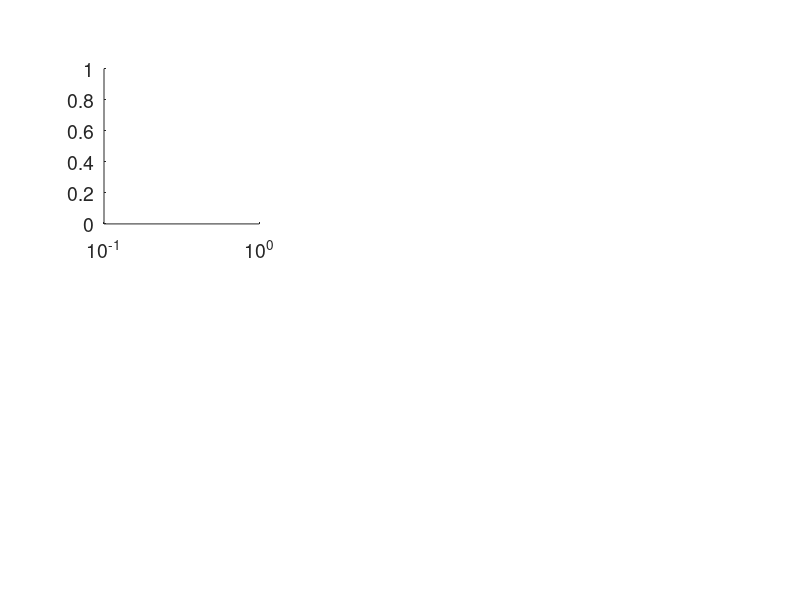

Write MATLAB code to recreate this figure. (Note: this script raises an error after producing the figure.)
% Andrew Stannard
clear variables; close all;

CBP = [0 114 187; 241 90 35; 0 168 117; 235 222 58; ...
    219 111 171; 248 147 29; 1 186 242; 189 190 192]/255;

Mg = [1 2 5 10 20 50 100 200];
Mg_F_mean_DA_hetero = [218058 214644 210761 202770 191970 167039 136392 ...
    112864];
Mg_F_se_DA_hetero = [3495 3587 3961 3858 4304 6328 7461 8052];
Mg_F_mean_DO_hetero = [215885 215079 210902 204138 201203 194804 185947 ...
    179816];
Mg_F_se_DO_hetero = [4109 3625 5587 3439 2014 1869 3840 2703];
Mg_F_mean_DA_homo = [218875 212285 209379 200676 184169 146206 111582 ...
    86028];
Mg_F_se_DA_homo = [368 1942 1615 2012 2883 2720 2891 2972];
Mg_F_mean_DO_homo = [218282 214914 211939 206603 201017 191619 184452 ...
    175872];
Mg_F_se_DO_homo = [2440 3010 3185 2935 3034 3036 2498 1423];

Ca = [1 2 5 10 20 50 100 200];
Ca_F_mean_DA_hetero = [218572 211197 203984 196579 173230 136341 99327 ...
    79091];
Ca_F_se_DA_hetero = [2194 2581 4279 2982 5031 3202 3140 7359];
Ca_F_mean_DO_hetero = [216339 212688 205362 200037 190685 184408 171954 ...
    165977];
Ca_F_se_DO_hetero = [1316 770 1638 909 1044 385 3847 1999];
Ca_F_mean_DA_homo = [215040 209160 199521 186803 159749 108785 75401 ...
    56696];
Ca_F_se_DA_homo = [4059 3829 3652 2798 2492 3520 3703 3720];
Ca_F_mean_DO_homo = [214777 210928 203627 197211 189504 181470 172373 ...
    164899];
Ca_F_se_DO_homo = [3473 3855 3909 3814 3360 3185 3388 2453];

subplot(231)
set(gca, 'FontSize', 14, 'XScale', 'log'); hold on; axis square;
errorbar(Mg, Mg_F_mean_DA_hetero, Mg_F_se_DA_hetero, ...
    'Color', CBP(3, :), 'LineWidth', 2);
plot(Mg, Mg_F_mean_DA_hetero, '^', 'MarkerEdgeColor', [0 0 0], ...
    'MarkerSize', 10, 'MarkerFaceColor', CBP(3, :));
errorbar(Mg, Mg_F_mean_DO_hetero, Mg_F_se_DO_hetero, ...
    'Color', CBP(3, :), 'LineWidth', 2);
plot(Mg, Mg_F_mean_DO_hetero, 's', 'MarkerEdgeColor', [0 0 0], ...
    'MarkerSize', 10, 'MarkerFaceColor', CBP(3, :));
errorbar(Mg, Mg_F_mean_DA_homo, Mg_F_se_DA_homo, ...
    'Color', CBP(7, :), 'LineWidth', 2);
plot(Mg, Mg_F_mean_DA_homo, '^', 'MarkerEdgeColor', [0 0 0], ...
    'MarkerSize', 10, 'MarkerFaceColor', CBP(7, :));
errorbar(Mg, Mg_F_mean_DO_homo, Mg_F_se_DO_homo, ...
    'Color', CBP(7, :), 'LineWidth', 2);
plot(Mg, Mg_F_mean_DO_homo, 's', 'MarkerEdgeColor', [0 0 0], ...
    'MarkerSize', 10, 'MarkerFaceColor', CBP(7, :));
ylabel('Fluorescence (a.u.)'); xlabel('[Mg^{2+}] (mM)');
xticks([1 10 100]); xticklabels({'1', '10', '100'});
xlim([0.5 400]); ylim([36197 237545]);

subplot(232)
set(gca, 'FontSize', 14, 'XScale', 'log'); hold on; axis square;
errorbar(Ca, Ca_F_mean_DA_hetero, Ca_F_se_DA_hetero, ...
    'Color', CBP(4, :), 'LineWidth', 2);
plot(Ca, Ca_F_mean_DA_hetero, 'v', 'MarkerEdgeColor', [0 0 0], ...
    'MarkerSize', 10, 'MarkerFaceColor', CBP(4, :));
errorbar(Ca, Ca_F_mean_DO_hetero, Ca_F_se_DO_hetero, ...
    'Color', CBP(4, :), 'LineWidth', 2);
plot(Ca, Ca_F_mean_DO_hetero, 's', 'MarkerEdgeColor', [0 0 0], ...
    'MarkerSize', 10, 'MarkerFaceColor', CBP(4, :));
errorbar(Ca, Ca_F_mean_DA_homo, Ca_F_se_DA_homo, ...
    'Color', CBP(6, :), 'LineWidth', 2);
plot(Ca, Ca_F_mean_DA_homo, 'v', 'MarkerEdgeColor', [0 0 0], ...
    'MarkerSize', 10, 'MarkerFaceColor', CBP(6, :));
errorbar(Ca, Ca_F_mean_DO_homo, Ca_F_se_DO_homo, ...
    'Color', CBP(6, :), 'LineWidth', 2);
plot(Ca, Ca_F_mean_DO_homo, 's', 'MarkerEdgeColor', [0 0 0], ...
    'MarkerSize', 10, 'MarkerFaceColor', CBP(6, :));
ylabel('Fluorescence (a.u.)'); xlabel('[Ca^{2+}] (mM)');
xticks([1 10 100]); xticklabels({'1', '10', '100'});
xlim([0.5 400]); ylim([36197 237545]);

Mg_F_mean = [217084 214997 211421 205370 201110 193212 185199 177844];
Mg_F_se = [2000 1885 2585 1907 1458 1626 1868 1558];

Ca_F_mean = [215558 211808 204495 198624 190094 182939 172163 165438];
Ca_F_se = [1534 1631 1748 1714 1437 1471 2053 1293];

subplot(233)
set(gca, 'FontSize', 14, 'XScale', 'log'); hold on; axis square;
errorbar(Mg, Mg_F_mean, Mg_F_se, ...
    'Color', (CBP(3, :) + CBP(7, :)) / 2, 'LineWidth', 2);
plot(Mg, Mg_F_mean, 's', 'MarkerEdgeColor', [0 0 0], ...
    'MarkerSize', 10, 'MarkerFaceColor', (CBP(3, :) + CBP(7, :)) / 2);
errorbar(Ca, Ca_F_mean, Ca_F_se, ...
    'Color', (CBP(4, :) + CBP(6, :)) / 2, 'LineWidth', 2);
plot(Ca, Ca_F_mean, 's', 'MarkerEdgeColor', [0 0 0], ...
    'MarkerSize', 10, 'MarkerFaceColor', (CBP(4, :) + CBP(6, :)) / 2);
ylabel('DO_{pooled} fluorescence (a.u.)'); xlabel('[M^{2+}] (mM)');
xticks([1 10 100]); xticklabels({'1', '10', '100'});
xlim([0.5 400]); ylim([36197 237545]);

Mg_corr_mean = 0.972; Mg_corr_se = 0.008;
Mg_RQY_mean = Mg_F_mean/Mg_F_mean(1)*Mg_corr_mean;
Mg_RQY_se = Mg_RQY_mean.*sqrt((Mg_F_se(1)/Mg_F_mean(1))^2+...
    (Mg_corr_se/Mg_corr_mean)^2+(Mg_F_se./Mg_F_mean).^2);

Ca_corr_mean = 0.957; Ca_corr_se = 0.023;
Ca_RQY_mean = Ca_F_mean/Ca_F_mean(1)*Ca_corr_mean;
Ca_RQY_se = Ca_RQY_mean.*sqrt((Ca_F_se(1)/Ca_F_mean(1))^2+...
    (Ca_corr_se/Ca_corr_mean)^2+(Ca_F_se./Ca_F_mean).^2);

subplot(234)
set(gca, 'FontSize', 14, 'XScale', 'log'); hold on; axis square;
plot(0.25, 1, 's', 'MarkerEdgeColor', [0 0 0], ...
    'MarkerSize', 10, 'MarkerFaceColor', [0.75 0.75 0.75]);
errorbar(Mg, Mg_RQY_mean, Mg_RQY_se, ...
    'Color', (CBP(3, :) + CBP(7, :)) / 2, 'LineWidth', 2, 'LineStyle', ...
    'none');
plot(Mg, Mg_RQY_mean, 's', 'MarkerEdgeColor', [0 0 0], ...
    'MarkerSize', 10, 'MarkerFaceColor', (CBP(3, :) + CBP(7, :)) / 2);
errorbar(Ca, Ca_RQY_mean, Ca_RQY_se, ...
    'Color', (CBP(4, :) + CBP(6, :)) / 2, 'LineWidth', 2, 'LineStyle', ...
    'none');
plot(Ca, Ca_RQY_mean, 's', 'MarkerEdgeColor', [0 0 0], ...
    'MarkerSize', 10, 'MarkerFaceColor', (CBP(4, :) + CBP(6, :)) / 2);
ylabel('Relative quantum yield'); xlabel('[M^{2+}] (mM)');
xticks([0.1 1 10 100]); xticklabels({'0', '1', '10', '100'});
xlim([0.125 400]); ylim([0.6867 1.0285]);

Mg_RFR_mean = (Mg_RQY_mean).^(1/6);
Mg_RFR_se = Mg_RFR_mean.*Mg_RQY_se/6./Mg_RQY_mean;
Mg_x = logspace(log10(0.5),log10(400),101);
Mg_model = 1 - 8.056e-3*log(1+0.438*Mg_x);

Ca_RFR_mean = (Ca_RQY_mean).^(1/6);
Ca_RFR_se = Ca_RFR_mean.*Ca_RQY_se/6./Ca_RQY_mean;
Ca_x = logspace(log10(0.5),log10(400),101);
Ca_model = 1 - 9.626e-3*log(1+0.846*Mg_x);

subplot(235)
set(gca, 'FontSize', 14, 'XScale', 'log'); hold on; axis square;
plot(0.25, 1, 's', 'MarkerEdgeColor', [0 0 0], ...
    'MarkerSize', 10, 'MarkerFaceColor', [0.75 0.75 0.75]);
plot(Mg_x, Mg_model, 'Color', (CBP(3, :) + CBP(7, :)) / 2, 'LineWidth', 2);
errorbar(Mg, Mg_RFR_mean, Mg_RFR_se, ...
    'Color', (CBP(3, :) + CBP(7, :)) / 2, 'LineWidth', 2, 'LineStyle', ...
    'none');
plot(Mg, Mg_RFR_mean, 's', 'MarkerEdgeColor', [0 0 0], ...
    'MarkerSize', 10, 'MarkerFaceColor', (CBP(3, :) + CBP(7, :)) / 2);
plot(Ca_x, Ca_model, 'Color', (CBP(4, :) + CBP(6, :)) / 2, 'LineWidth', 2);
errorbar(Ca, Ca_RFR_mean, Ca_RFR_se, ...
    'Color', (CBP(4, :) + CBP(6, :)) / 2, 'LineWidth', 2, 'LineStyle', ...
    'none');
plot(Ca, Ca_RFR_mean, 's', 'MarkerEdgeColor', [0 0 0], ...
    'MarkerSize', 10, 'MarkerFaceColor', (CBP(4, :) + CBP(6, :)) / 2);
ylabel('Relative Forster radius'); xlabel('[M^{2+}] (mM)');
xticks([0.1 1 10 100]); xticklabels({'0', '1', '10', '100'});
xlim([0.125 400]); ylim([0.9403 1.0054]);

Mg_FR_mean = 5.71 * Mg_RFR_mean;
Mg_FR_se = Mg_FR_mean .* sqrt((Mg_RFR_se./Mg_RFR_mean).^2+(0.02/5.71)^2);

Ca_FR_mean = 5.71 * Ca_RFR_mean;
Ca_FR_se = Ca_FR_mean .* sqrt((Ca_RFR_se./Ca_RFR_mean).^2+(0.02/5.71)^2);

subplot(236)
set(gca, 'FontSize', 14, 'XScale', 'log'); hold on; axis square;
errorbar(0.25, 5.71, 0.02, ...
    'Color', [0.75 0.75 0.75], 'LineWidth', 2);
plot(Mg_x, 5.71*Mg_model, 'Color', (CBP(3, :) + CBP(7, :)) / 2, ...
    'LineWidth', 2);
plot(0.25, 5.71, 's', 'MarkerEdgeColor', [0 0 0], ...
    'MarkerSize', 10, 'MarkerFaceColor', [0.75 0.75 0.75]);
errorbar(Mg, Mg_FR_mean, Mg_FR_se, ...
    'Color', (CBP(3, :) + CBP(7, :)) / 2, 'LineWidth', 2, ...
    'LineStyle', 'none');
plot(Mg, Mg_FR_mean, 's', 'MarkerEdgeColor', [0 0 0], ...
    'MarkerSize', 10, 'MarkerFaceColor', (CBP(3, :) + CBP(7, :)) / 2);
plot(Ca_x, 5.71*Ca_model, 'Color', (CBP(4, :) + CBP(6, :)) / 2, ...
    'LineWidth', 2);
errorbar(Ca, Ca_FR_mean, Ca_FR_se, ...
    'Color', (CBP(4, :) + CBP(6, :)) / 2, 'LineWidth', 2, 'LineStyle', ...
    'none');
plot(Ca, Ca_FR_mean, 's', 'MarkerEdgeColor', [0 0 0], ...
    'MarkerSize', 10, 'MarkerFaceColor', (CBP(4, :) + CBP(6, :)) / 2);
ylabel('Forster radius (nm)'); xlabel('[M^{2+}] (mM)');
xticks([0.1 1 10 100]); xticklabels({'0', '1', '10', '100'});
xlim([0.125 400]); ylim([5.3597 5.7637]);
